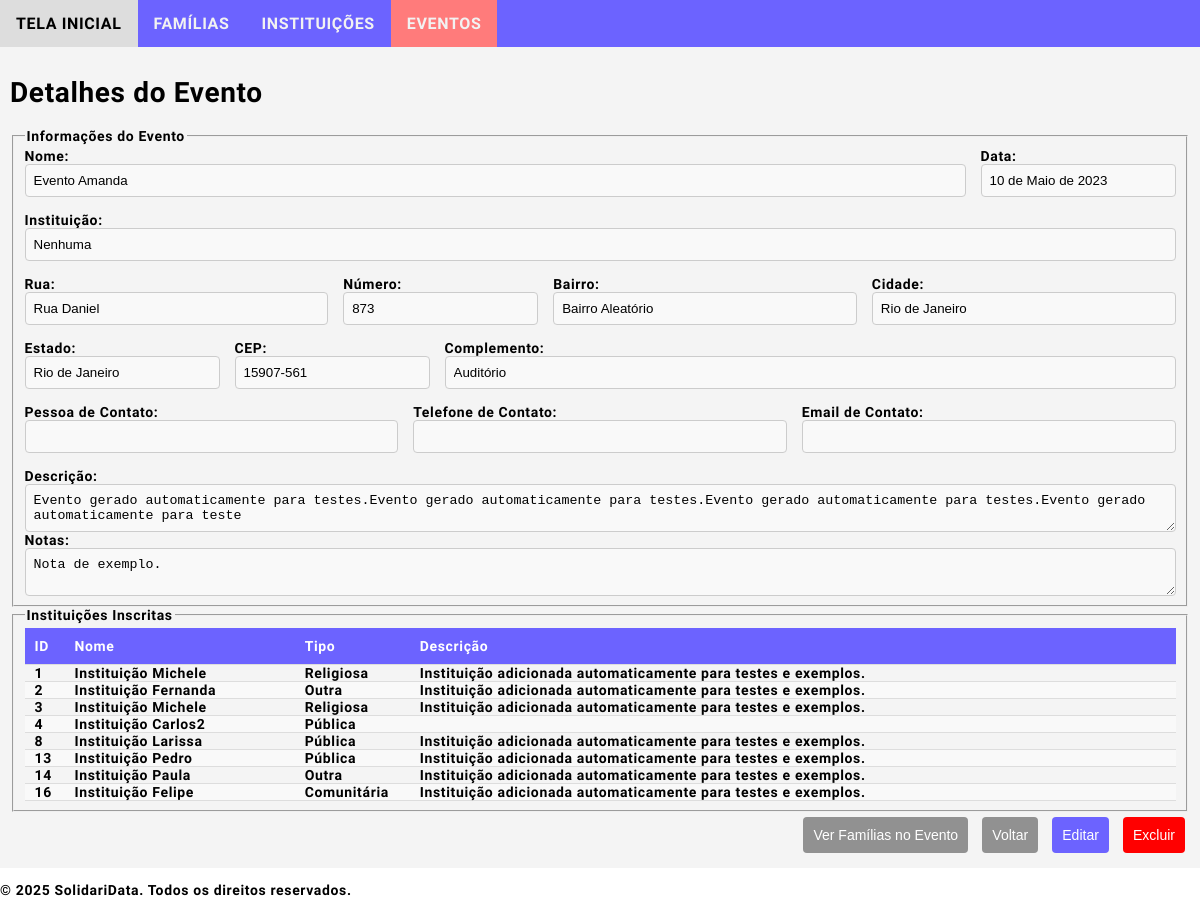
The app's page /sdata/events/23/ with its own data.
### sdata/models.py (models this page shows, shortened)
class Event(models.Model):
    event_id = models.AutoField(primary_key=True)
    event_name = models.CharField(max_length=100, db_index=True)
    event_date = models.DateField()
    event_location_street = models.CharField(max_length=65)
    event_location_number = models.CharField(max_length=10)
    event_location_neighborhood = models.CharField(max_length=65)
    event_location_city = models.CharField(max_length=65)
    event_location_state = models.CharField(max_length=2, choices=Family.BRAZILIAN_STATES, blank=True, default='SP')
    event_location_zipcode = models.CharField(max_length=10, blank=True)
    event_location_complement = models.CharField(max_length=255, blank=True)
    event_institution = models.ForeignKey(
        Institution,
        on_delete=models.SET_NULL,  # Use SET_NULL to allow the field to be null if the institution is deleted
        blank=True,
        null=True,  # Add null=True to allow null values
        related_name="events"
    )
    event_website = models.URLField(blank=True)
    event_social_media = models.CharField(max_length=255, blank=True)
    event_contact_person = models.CharField(max_length=100, blank=True)
    event_contact_phone = models.CharField(max_length=15, blank=True)
    event_contact_email = models.EmailField(blank=True)
    event_description = models.TextField(blank=True)
    event_note = models.TextField(blank=True)
    event_created = models.DateTimeField(auto_now_add=True)
    event_updated = models.DateTimeField(auto_now=True)

class Institution(models.Model):
    institution_id = models.AutoField(primary_key=True)
    institution_name = models.CharField(max_length=100, db_index=True)
    institution_type = models.CharField(max_length=11, choices=[('comunitária', 'Comunitária'), ('privada', 'Privada'), ('pública', 'Pública'), ('religiosa', 'Religiosa'), ('outra', 'Outra')], blank=True)
    institution_cnpj = models.CharField(max_length=18, unique=True, blank=True)
    institution_address_street = models.CharField(max_length=65)
    institution_address_number = models.CharField(max_length=10)
    institution_address_neighborhood = models.CharField(max_length=65)
    institution_address_city = models.CharField(max_length=65)
    institution_address_state = models.CharField(max_length=2, choices=Family.BRAZILIAN_STATES, blank=True, default='SP')
    institution_address_zipcode = models.CharField(max_length=10, blank=True)
    institution_address_complement = models.CharField(max_length=255, blank=True)
    institution_phone = models.CharField(max_length=15, blank=True)
    institution_email = models.EmailField(blank=True)
    institution_website = models.URLField(blank=True)
    institution_social_media = models.CharField(max_length=255, blank=True)
    institution_description = models.TextField(blank=True)
    institution_note = models.TextField(blank=True)
    institution_created = models.DateTimeField(auto_now_add=True)
    institution_updated = models.DateTimeField(auto_now=True)

### sdata/views.py (the view)
# urls.py: path('sdata/events/<int:pk>/', views.event_detail, name='event_detail'),
def event_detail(request, pk):
    event = get_object_or_404(Event, pk=pk)
    signed_up_institutions = Institution.objects.filter(
        institution_events__institution_event_event=event
    )
    return render(request, 'sdata/event_detail.html', {
        'event': event,
        'signed_up_institutions': signed_up_institutions,
    })

### sdata/templates/sdata/event_detail.html
{% extends "sdata/base.html" %}
{% block content %}
<h1>Detalhes do Evento</h1>
<fieldset>
    <legend>Informações do Evento</legend>
    <div class="form-row">
        <div class="form-group">
            <label for="event_name">Nome:</label>
            <input type="text" id="event_name" name="event_name"
                   value="{{ event.event_name }}" readonly class="form-control">
        </div>
        <div class="form-group-1">
            <label for="event_date">Data:</label>
            <input type="text" id="event_date" name="event_date"
                   value="{{ event.event_date }}" readonly class="form-control">
        </div>
    </div>
    <div class="form-row">
        <div class="form-group">
            <label for="event_institution">Instituição:</label>
            <input type="text" id="event_institution" name="event_institution"
                   value="{{ event.event_institution|default_if_none:'Nenhuma' }}" readonly class="form-control">
        </div>
    </div>
    <div class="form-row">
        <div class="form-group">
            <label for="event_location_street">Rua:</label>
            <input type="text" id="event_location_street" name="event_location_street"
                   value="{{ event.event_location_street }}" readonly class="form-control">
        </div>
        <div class="form-group-1">
            <label for="event_location_number">Número:</label>
            <input type="text" id="event_location_number" name="event_location_number"
                   value="{{ event.event_location_number }}" readonly class="form-control">
        </div>
        <div class="form-group">
            <label for="event_location_neighborhood">Bairro:</label>
            <input type="text" id="event_location_neighborhood" name="event_location_neighborhood"
                   value="{{ event.event_location_neighborhood }}" readonly class="form-control">
        </div>
        <div class="form-group">
            <label for="event_location_city">Cidade:</label>
            <input type="text" id="event_location_city" name="event_location_city"
                   value="{{ event.event_location_city }}" readonly class="form-control">
        </div>
    </div>
    <div class="form-row">
        <div class="form-group-1">
            <label for="event_location_state">Estado:</label>
            <input type="text" id="event_location_state" name="event_location_state"
                   value="{{ event.get_event_location_state_display }}" readonly class="form-control">
        </div>
        <div class="form-group-1">
            <label for="event_location_zipcode">CEP:</label>
            <input type="text" id="event_location_zipcode" name="event_location_zipcode"
                   value="{{ event.event_location_zipcode }}" readonly class="form-control">
        </div>
        <div class="form-group">
            <label for="event_location_complement">Complemento:</label>
            <input type="text" id="event_location_complement" name="event_location_complement"
                   value="{{ event.event_location_complement }}" readonly class="form-control">
        </div>
    </div>
    <div class="form-row">
        <div class="form-group">
            <label for="event_contact_person">Pessoa de Contato:</label>
            <input type="text" id="event_contact_person" name="event_contact_person"
                   value="{{ event.event_contact_person }}" readonly class="form-control">
        </div>
        <div class="form-group">
            <label for="event_contact_phone">Telefone de Contato:</label>
            <input type="text" id="event_contact_phone" name="event_contact_phone"
                   value="{{ event.event_contact_phone }}" readonly class="form-control">
        </div>
        <div class="form-group">
            <label for="event_contact_email">Email de Contato:</label>
            <input type="text" id="event_contact_email" name="event_contact_email"
                   value="{{ event.event_contact_email }}" readonly class="form-control">
        </div>
    </div>
    <div class="form-group">
        <label for="event_description">Descrição:</label>
        <textarea id="event_description" name="event_description" readonly class="form-control">{{ event.event_description }}</textarea>
    </div>
    <div class="form-group">
        <label for="event_note">Notas:</label>
        <textarea id="event_note" name="event_note" readonly class="form-control">{{ event.event_note }}</textarea>
    </div>
</fieldset>
<fieldset>
    <legend>Instituições Inscritas</legend>
    <table>
        <thead>
            <tr>
                <th>ID</th>
                <th>Nome</th>
                <th>Tipo</th>
                <th>Descrição</th>
            </tr>
        </thead>
        <tbody>
            {% for institution in signed_up_institutions %}
            <tr>
                <td style="width: 20px">{{ institution.institution_id }}</td>
                <td style="width: 20%">{{ institution.institution_name }}</td>
                <td style="width: 10%">{{ institution.get_institution_type_display }}</td>
                <td>{{ institution.institution_description|default_if_none:"Sem descrição" }}</td>
            </tr>
            {% empty %}
            <tr>
                <td colspan="4" style="text-align: center;">Nenhuma instituição inscrita.</td>
            </tr>
            {% endfor %}
        </tbody>
    </table>
</fieldset>
<div class="form-actions">
    <div class="button">
        <button type="button" class="btn-secondary" onclick="window.location.href='{% url 'event_family_list' event.pk %}'">
            Ver Famílias no Evento
        </button>
        <button type="button" class="btn-secondary" onclick="window.location.href='{% url 'event_list' %}'">
            Voltar
        </button>
        <button type="button" class="btn-primary" onclick="window.location.href='{% url 'event_update' event.pk %}'">
            Editar
        </button>
        <button type="button" class="btn-danger" onclick="window.location.href='{% url 'event_delete' event.pk %}'">
            Excluir
        </button>
    </div>
</div>
{% endblock %}

### sdata/static/sdata/styles.css (style rules this page uses)
body { margin:0; font: 600 14px 'Source Sans Pro', sans-serif; letter-spacing: 0.64px; color: #000000; }
.form-row { display: flex; gap: 15px; margin-bottom: 15px; }
.form-group { flex: 1; display: flex; flex-direction: column; }
.form-group-1 { flex: initial; display: flex; flex-direction: column; }
input { width: auto; padding: 5px; border: 1px solid #ccc; border-radius: 4px; }
button { display: inline-block; padding: 10px 10px; margin: 5px 5px; border: none; border-radius: 4px; font-size: 14px; cursor: pointer; transition: 0.5s; }
button.btn-primary { background-color: #6c63ff; color: #fff; }
button.btn-secondary { background-color: #919191; color: #fff; }
button.btn-danger { background-color: red; color: #fff; }
.form-actions { text-align: right; }
.form-control { border: 1px solid #ccc; padding: 8px; width: auto; border-radius: 4px; background-color: #f9f9f9; }
table { width: 100%; border-collapse: collapse; margin: 0px 0; table-layout: auto; border-collapse: collapse; }
th, td { padding: 10px; text-align: left; border-bottom: 1px solid #ddd; margin: 0px 10px; width: auto; }
th { background-color: #6c63ff; text-align: left; color: white; }
td { padding: 0px 10px; }
tbody > tr:nth-of-type(even) { background-color: #f9f9f9; }

### records on screen
Event: event_name "Evento Amanda", event_date "10 de Maio de 2023", event_institution "Nenhuma", event_location_street "Rua Daniel", event_location_number "873", event_location_neighborhood "Bairro Aleatório", event_location_city "Rio de Janeiro", event_location_state "Rio de Janeiro", event_location_zipcode "15907-561", event_location_complement "Auditório", event_description "Evento gerado automaticamente para testes.Evento gerado automaticamente para testes.Evento gerado automaticamente para testes.Evento gerado automaticamente para teste", event_note "Nota de exemplo."
Institution: institution_id "1", institution_name "Instituição Michele", institution_type "Religiosa", institution_description "Instituição adicionada automaticamente para testes e exemplos."
Institution: institution_id "2", institution_name "Instituição Fernanda", institution_type "Outra", institution_description "Instituição adicionada automaticamente para testes e exemplos."
Institution: institution_id "3", institution_name "Instituição Michele", institution_type "Religiosa", institution_description "Instituição adicionada automaticamente para testes e exemplos."
Institution: institution_id "4", institution_name "Instituição Carlos2", institution_type "Pública"
Institution: institution_id "8", institution_name "Instituição Larissa", institution_type "Pública", institution_description "Instituição adicionada automaticamente para testes e exemplos."
Institution: institution_id "13", institution_name "Instituição Pedro", institution_type "Pública", institution_description "Instituição adicionada automaticamente para testes e exemplos."
Institution: institution_id "14", institution_name "Instituição Paula", institution_type "Outra", institution_description "Instituição adicionada automaticamente para testes e exemplos."
Institution: institution_id "16", institution_name "Instituição Felipe", institution_type "Comunitária", institution_description "Instituição adicionada automaticamente para testes e exemplos."
